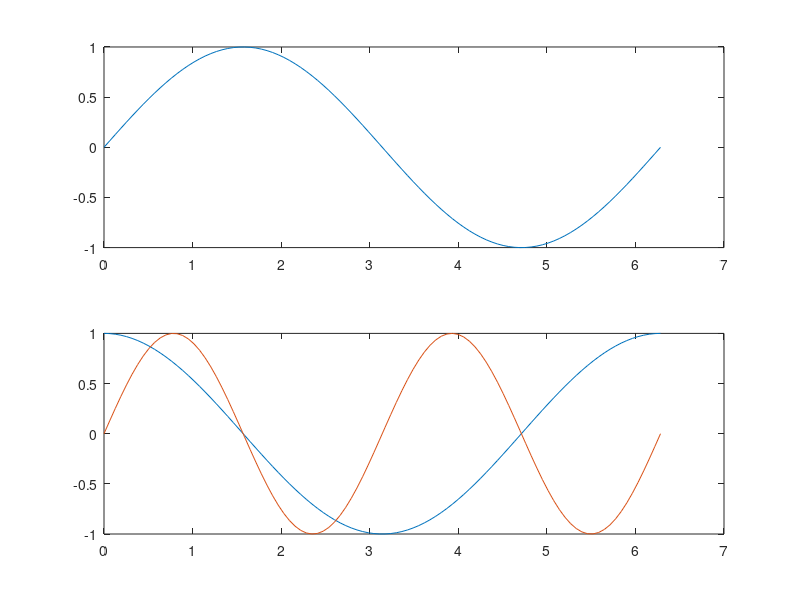

MATLAB code for this plot:
%subplots in matlab
clc;
clear;
close all;

a1 = subplot(2,1,1);
x = linspace(0,2*pi);
y1 = sin(x);
plot(x,y1); % 1st plot

a2 = subplot(2,1,2);
y2 = cos(x);
plot(x,y2);

hold(a2,'on');
y3 = sin(2*x);
plot(x,y3);


